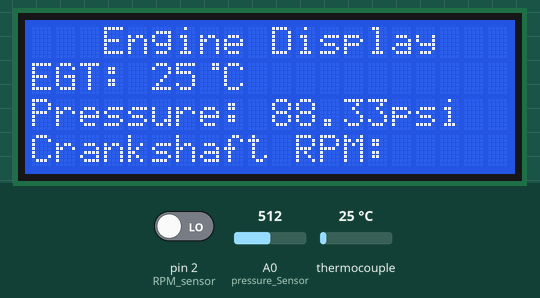
Simulated run of this sketch. Board: Arduino Uno, built with avr-gcc and run on an emulated ATmega328P. Parts: 20×4 character LCD. The inputs (shaded band) are chosen by the test bench; at power-on: thermocouple 25 °C, A0 (pressure_Sensor) = 512, pin 2 (RPM_sensor) LOW. What the sketch prints to the serial monitor is not drawn.

Above: at 4.2 s.
4.3 s: thermocouple set to 6 °C
At 5.6 s:
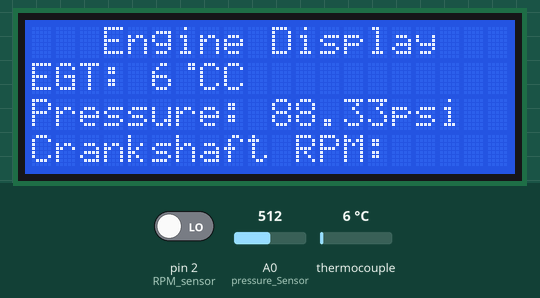
6.0 s: A0 (pressure_Sensor) set to 159
At 6.6 s:
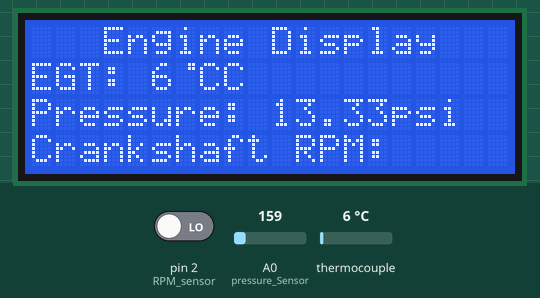
7.8 s: A0 (pressure_Sensor) set to 127
At 8.5 s:
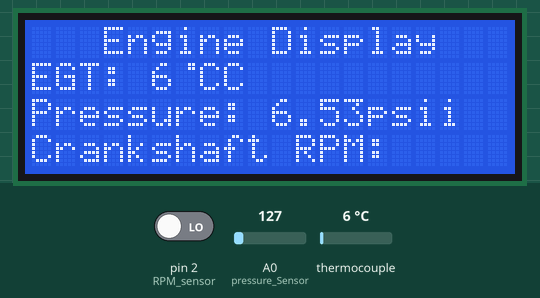
10.8 s: thermocouple set to 75 °C
At 11.5 s:
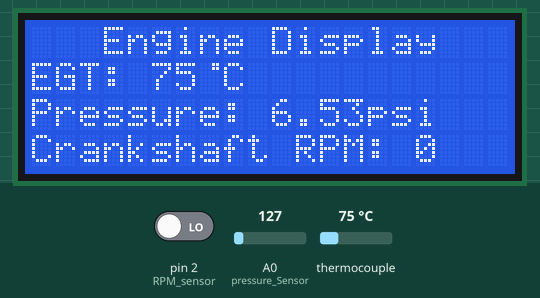
12.4 s: thermocouple set to 150 °C
At 13.5 s:
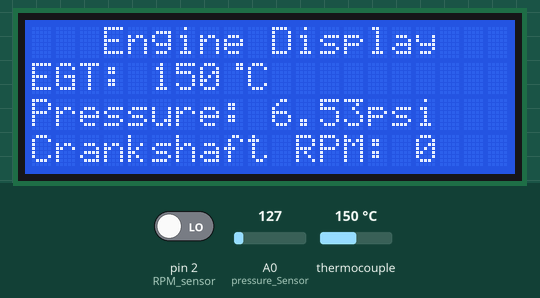
14.2 s: thermocouple set to 2 °C
At 14.7 s:
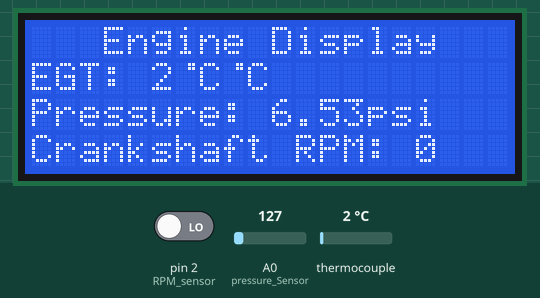
Timing chart, 0 to 17.2 s (numbered marks = the images above; inputs shaded):
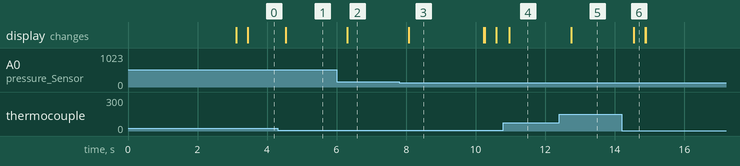

The sketch:

RPM_test.ino
```cpp
#include <LiquidCrystal_I2C.h>
#include <ArduinoJson.h>
#include <Thread.h>
#include "max6675.h"

#define RPM_sensor 2
#define pressure_Sensor A0
#define SO 12
#define CS 10
#define sck 13
unsigned int count;
unsigned long previousTime = 0;
unsigned int times = 0, RPM = 0;
bool displayFlag = false;
bool displayFlag1 = false;

MAX6675 module(sck, CS, SO);
StaticJsonDocument<200> doc;
LiquidCrystal_I2C lcd(0x27, 20, 4);
Thread serialThread = Thread();


byte degree[8] =
{
  0b00011,
  0b00011,
  0b00000,
  0b00000,
  0b00000,
  0b00000,
  0b00000,
  0b00000
};

void Count()
{
  lcd.setCursor(0, 3);
  lcd.print("Crankshaft RPM: ");
  bool flag = false;
  Serial.println(digitalRead(RPM_sensor));
  if (digitalRead(RPM_sensor))
  {
    count++;
    Serial.println(count);
    while (digitalRead(RPM_sensor));
  }
  if (millis() - previousTime >= 10000) {
    previousTime = millis();
    flag = true;

  }

  if (flag) {
    count *= 6;
    doc["RPM"] = count;
    lcd.clear();
    lcd.setCursor(0, 3);
    lcd.print("Crankshaft RPM: " + String (count));
    count = 0;
  }

}

void pressure()
{
  int sensorVal = analogRead(pressure_Sensor);
  float voltage = (sensorVal * 5.0) / 1024.0;
  float pressure_pascal = (3.0 * ((float)voltage - 0.47)) * 1000000.0;
  float pressure_bar = pressure_pascal / 10e5;
  float PSI = pressure_bar * 14.5038;
  doc["pressure"] = PSI;
  lcd.setCursor(0, 2);
  lcd.print("Pressure: " + String(PSI) + "psi");
  //delay(100);
}


void temp()
{
  int temperature = module.readCelsius();
  doc["temp"] = temperature;
  lcd.setCursor(0, 1);
  lcd.print("EGT: " + String(temperature));
  lcd.write(1);
  lcd.print("C");
  delay(300);

  if (temperature >= 100) {
    displayFlag = true;
  }
  if (displayFlag && temperature < 100) {
    lcd.clear();
    displayFlag = false;
  }
}

void serialize()
{
  serializeJsonPretty(doc, Serial);
}


void setup()
{
  Serial.begin(115200);
  //Wire.begin(2, 0);
  pinMode(RPM_sensor, INPUT);
  serialThread.onRun(serialize);
  serialThread.setInterval(10000);
  lcd.init();      // initialize the lcd
  lcd.backlight(); // Turns On BackLight
  lcd.createChar(1, degree);
  lcd.setCursor(0, 2);
  lcd.print("Engine Display");
  delay(3000);
  lcd.clear();
}

void loop()
{
  if (serialThread.shouldRun())
  {
    serialThread.run();
  }
  lcd.setCursor(3, 0);
  lcd.print ("Engine Display");
  temp();
  pressure();
  Count();
}
```

Measured:
- the behaviour switches between 144 and 143 on A0 (pressure_Sensor) (found by bisection; images 2 and 3)
- after the input at 4.3 s, the display: changes after 0.24 s (image 1)
- after the input at 6.0 s, the display: changes after 0.30 s (image 2)
- after the input at 7.8 s, the display: changes after 0.28 s (image 3)
- after the input at 10.8 s, the display: changes after 0.17 s (image 4)
- after the input at 12.4 s, the display: changes after 0.35 s (image 5)
- after the input at 14.2 s, the display: changes after 0.34 s (image 6)
